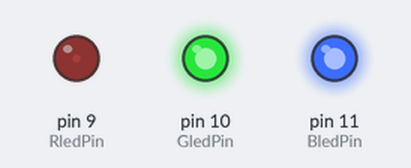
A sketch run on a simulated Arduino Uno, built with avr-gcc and run on an emulated ATmega328P. Parts: output pins drawn as LEDs (lit = HIGH).

Above: at 0.15 s.
At 1.05 s:
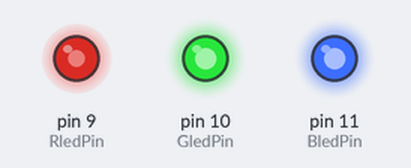
At 1.59 s:
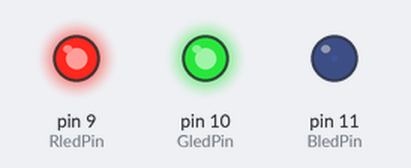
At 10.24 s:
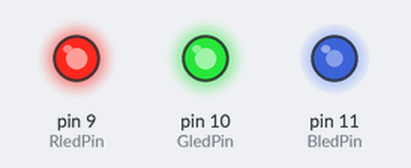
At 20.69 s:
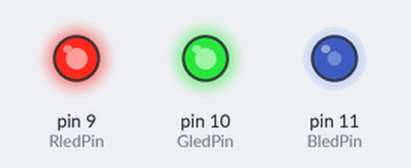
At 39.79 s:
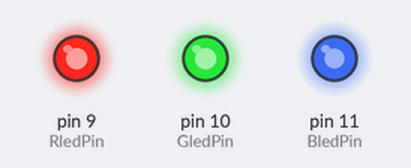
Timing chart, 0 to 40.0 s (numbered marks = the images above):
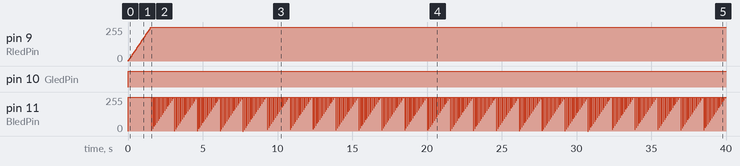

Measured:
- by itself, pin 9 (RledPin): moves from 0/255 to 255/255 over 1.5 s
- by itself, pin 10 (GledPin): LOW → HIGH at 0.00 s

The sketch:

sketch_oct8a.ino
```cpp
// const int buttonPin = 2;
// const int RledPin = 3;
// const int GledPin = 4;
// const int BledPin = 5;

// int ledcolor = 0;
// int buttonState = 0;
// bool ButtonPressed = false;
// unsigned long previousMillis = 0;
// const long interval = 1000;
// bool ledColorOrder = true;

// void setup() {
//   // put your setup code here, to run once:
//     pinMode(RledPin, OUTPUT);
//     pinMode(GledPin, OUTPUT);
//     pinMode(BledPin, OUTPUT);
//     pinMode(buttonPin, INPUT);
// }

// void loop() {
//   // put your main code here, to run repeatedly:
//   buttonState = digitalRead(buttonPin);
//   if (buttonState == HIGH && !ButtonPressed) {
//     ledcolor = ledcolor + 1;
//     ButtonPressed = true;
//   }
//   if (buttonState == LOW && ButtonPressed) {
//     ButtonPressed = false;
//   }

//   unsigned long currentMillis = millis();
//   if (currentMillis - previousMillis >= interval) {
//     previousMillis = currentMillis;
//     if (ledColorOrder == true) {
//       ledcolor = ledcolor + 1;
//       if (ledcolor > 3)
//         ledcolor = 0;
//     } else {
//         ledcolor = ledcolor - 1;
//         if (ledcolor < 0)
//         ledcolor = 3;
//     }
//   }

//   if (ledcolor == 0) {
//     // RED
//     digitalWrite(RledPin, LOW);
//     digitalWrite(GledPin, HIGH);
//     digitalWrite(BledPin, HIGH);
//   }
//   else if(ledcolor == 1) {
//     //Green
//     digitalWrite(RledPin, HIGH);
//     digitalWrite(GledPin, LOW);
//     digitalWrite(BledPin, HIGH);
//   }
//   else if(ledcolor == 2) {
//     //BLUE
//     digitalWrite(RledPin, HIGH);
//     digitalWrite(GledPin, HIGH);
//     digitalWrite(BledPin, LOW);
//   }
//   else if(ledcolor == 3) {
//     //WHITE
//     digitalWrite(RledPin, LOW);
//     digitalWrite(GledPin, LOW);
//     digitalWrite(BledPin, LOW);
//   }
// }

const int RledPin = 9;
// the Pw
const int GledPin = 10;
// the P
const int BledPin = 11;
// the P
int brightness = 0;
int fadeAmount = 5;
int ledcolor = 0;

void setup() {
pinMode(RledPin, OUTPUT);
pinMode(GledPin, OUTPUT);
pinMode(BledPin, OUTPUT);
}

void loop() {
  if (ledcolor == 0){
  analogWrite(RledPin, brightness);
  analogWrite(GledPin, 255);
  analogWrite(BledPin, 255);
  }
  if (ledcolor == 1){
  analogWrite(RledPin, 255);
  analogWrite(GledPin, brightness);
  analogWrite(BledPin, 255);
  }
  if (ledcolor == 2){
  analogWrite(RledPin, 255);
  analogWrite(GledPin, 255);
  analogWrite(BledPin, brightness);
  }

  brightness = brightness + fadeAmount;
  // reverse the direction of the fading at the ends of the fade:
  if (brightness <= 0 || brightness >= 255) {
    fadeAmount -fadeAmount;
    if (brightness >= 255) {
      ledcolor = ledcolor + 1;
      if(ledcolor > 2)
        ledcolor = 0;
    }
  }
  delay (30);
}
```
